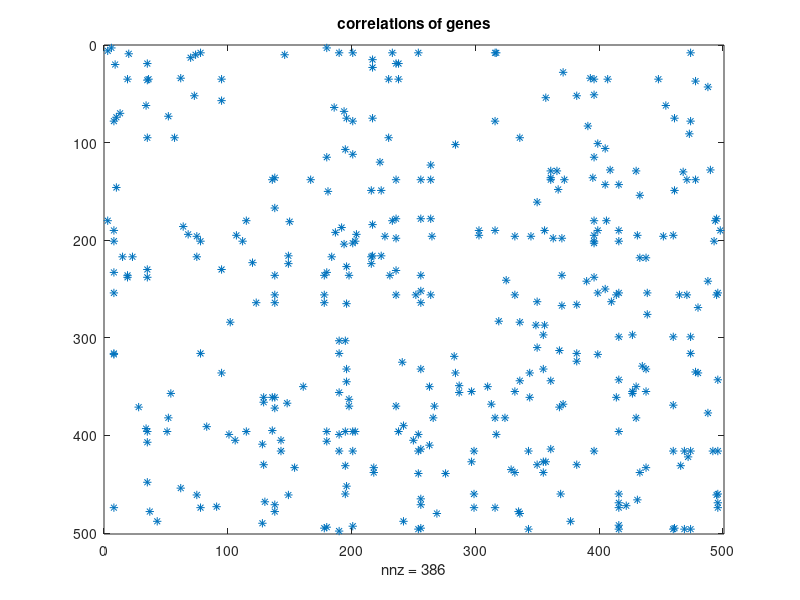

The MATLAB script that drew this image: (Note: this script raises an error after producing the figure.)
clearvars

SaveResults = 0;
addpath('../')

load('data_cancer.mat')
group_newindex = zeros(size(group));

for i = 1:500
    group_newindex(group == gene(i)) = i;
end

%% Visualize connection of 500 genes
group_newindex = sort(group_newindex, 2);
M = zeros(500);
idx = sub2ind(size(M), group_newindex(:, 1), group_newindex(:, 2));
M(idx) = 1;
M_viso = M + M';
spy(M_viso);
title('correlations of genes')

%% Find not connected genes
range_gene = [1:500];
idx = ismember(range_gene, unique(sort(group_newindex(:))));
node_nconct = range_gene(~idx);

%% Generate group cells

% sigle nodes
G1 = mat2cell(range_gene(~idx)', ones(sum(~idx), 1));
% connected nodes
G2 = mat2cell(group_newindex, ones(size(group_newindex, 1), 1));
% total group
G_idx = [G1; G2];


I = G_idx;


addintercept = 0;
[m,n] = size(expression');


if addintercept
    addones = @(X) [X, ones(size(X,1),1)];
    E = speye(n+1);
    I{end+1} = n+1;
else
    addones = @(X) X;
    E = speye(n);
end


X = addones(expression');
y = labels;


% define the overlapping group operator D, so that Dx = (sqrt(n_j)*y_i),
% where (y_i)_{i=idx(j), ... idx(j+1)-1} are the elements in the jth group of
% x and n_i are the number of elements in group j.
 D = [];
idx = 1;
p=1;
for i=1:length(I)
    D = [D;sqrt(length(I{i}))* E(I{i},:)];
    p = p+length(I{i});
    idx = [idx,p]; %store indices i of where (Dx)_i starts a new group
end
S2 = @(x) Sum2(x,idx);
vec = @(x) x(:);
DDt = D*D';



%% run on full data matrix
lambda_max = 0;
z = X'*y;
fac = 5
for i=1:length(I)
    lambda_max = max(lambda_max,norm(z(I{i}))/sqrt(length(I{i})));
end
lambda = lambda_max/fac;

%%
OBJECTIVE = {};
NAME = {};
TIME = {};
COLOR = {};

% VarPro

tic
[beta_pro,R] = func_OverlappingGroupLasso_varpro(D,X,y,lambda, idx,0);
R = R.err(:,1);
time = toc
OBJECTIVE{end+1} = R;
NAME{end+1} = sprintf('VarPro');
TIME{end+1} = time;
COLOR{end+1} = 'b';

clf
stem(beta_pro)



%%

A = X;
niter = 1000;
% gamvals = [.5,1,2,5,10,20];
gamvals = [0.5,1,10,20];
mfunc = @(x) Reg(x,I) + norm(A*x - y)^2/2/lambda;

for i = 1:length(gamvals)
    gamma = gamvals(i);
    proxG = @(z) mygroupthresh(z, lambda/gamma,idx);
    tic
    [x,fvals] = func_ADMM_overlap_group(proxG,D,A,y,gamma,niter,mfunc);
    timedr = toc
    OBJECTIVE{end+1} = fvals;
    NAME{end+1} = sprintf('ADMM \\gamma=%.2g',gamma);
    TIME{end+1} = timedr;
    COLOR{end+1} = [1  0 0]*i/length(gamvals) ;
end

%%

display_objectives(OBJECTIVE, NAME, TIME, COLOR, 'VarPro','obj_min')

f = gcf;
set(gcf, 'Units', 'Inches', 'Position', [0, 0, 9., 7.], 'PaperUnits', 'Inches', 'PaperSize', [9., 7.])
if SaveResults
    exportgraphics(f,sprintf('results/cancer/%d_%d_%d.png', n,m,fac),'Resolution',300)
end
%%